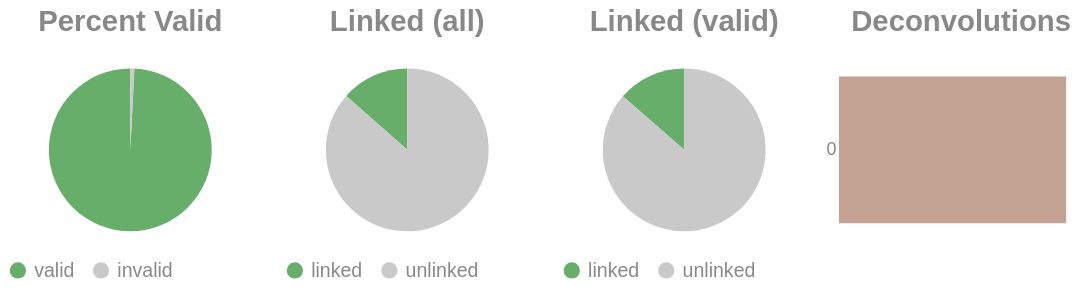

The notebook cell saved with this chart:
### Code cell
if SKIPLR:
    pass
else:
    clash = Counter()
    for i in valids['molecule'].to_list():
        _mol = i.split("-")
        if len(_mol) == 1:
            clash.update('0')
        else:
            clash.update(_mol[-1])

    _d = {"deconvolutions": [], 'count': []}
    for k,v in clash.items():
        _d['deconvolutions'].append(k)
        _d['count'].append(v)

    tot_valid = valids['reads'].sum()
    mask = valids['reads'] >= 2
    n_linked_reads = valids.filter(mask)['reads'].sum()
    if n_linked_reads == 0:
        print_html("No linked molecules (>=2 reads) were detected; skipping linked-only distributions.")
        SKIPLR = True
    else:
        perc_valid = round(tot_valid / n_reads, 4)
        linked_perc_abs = round(n_linked_reads / n_reads, 4)
        linked_perc = round(n_linked_reads / tot_valid, 4)

    _valid = pl.DataFrame({"valids": ['valid', 'invalid'], "count": [tot_valid, n_reads - tot_valid]})
    _linked_abs = pl.DataFrame({"linked (absolute)": ['linked', 'unlinked'], "count": [n_linked_reads, n_reads - n_linked_reads]})
    _linked_rel = pl.DataFrame({"linked (valids)": ['linked', 'unlinked'], "count": [n_linked_reads, tot_valid - n_linked_reads]})

    (
        alt.hconcat(
            piechart(_valid, goodval = 'valid', title = "Percent Valid"),
            piechart(_linked_abs, goodval = "linked", title =  "Linked (all)"),
            piechart(_linked_rel, goodval = "linked", title =  "Linked (valid)"),
            convolutionbar(pl.DataFrame(_d), title = "Deconvolutions"),
            center = True,
            bounds = 'flush'
        )
        .resolve_scale(color='independent')
        .resolve_legend('independent')
        .properties(usermeta={'embedOptions': {"actions": False}})
    ).display()

### Figure 1 — Vega-Lite specification as saved in the notebook (floating-point values rounded to 4 significant figures)
{"width": "container", "height": 400, "config": {"title": {"anchor": "start", "dy": -15, "fontSize": 18, "color": "#888888", "subtitleColor": "#888888", "subtitleFontSize": 14}, "arc": {"fill": "#0072B2"}, "axis": {"domainColor": "#888888", "domainWidth": 0.5, "gridWidth": 0.2, "grid": false, "titleFontWeight": 400, "titleFontSize": 15, "labelFontSize": 11, "labelColor": "#888888", "tickColor": "#888888", "tickWidth": 0.2, "titleColor": "#888888"}, "axisBand": {"grid": false}, "axisX": {"grid": true, "tickSize": 10, "domainCap": "round"}, "axisY": {"domain": false, "grid": true, "tickSize": 0, "domainCap": "round"}, "background": "transparent", "header": {"labelFontSize": 15, "labelColor": "#888888", "titleFontSize": 15, "titleFontWeight": 600, "titleColor": "#888888"}, "legend": {"labelFont": "sans-serif", "labelFontSize": 12, "labelColor": "#888888", "symbolSize": 100, "symbolType": "circle", "titleFontSize": 12, "titlePadding": 10, "titleColor": "#888888", "title": null}, "range": {"category": ["#E69F00", "#56B4E9", "#009E73", "#F0E442", "#0072B2", "#D55E00", "#CC79A7", "#000000"], "diverging": ["#cfe8f3", "#a2d4ec", "#73bfe2", "#46abdb", "#1696d2", "#12719e"]}, "area": {"fill": "#0072B2", "fillOpacity": 0.7, "line": true, "strokeOpacity": 0.7}, "line": {"color": "#0072B2", "stroke": "#0072B2", "strokeWidth": 2}, "trail": {"color": "#0072B2", "stroke": "#0072B2", "strokeWidth": 0, "size": 1}, "point": {"filled": true, "fillOpacity": 1.0, "size": 95}, "text": {"color": "#888888", "fontSize": 11, "align": "right", "fontWeight": 400, "size": 11}, "bar": {"fill": "#0072B2", "stroke": null}, "view": {"stroke": null, "continuousWidth": 660, "continuousHeight": 400}}, "hconcat": [{"data": {"name": "data-f3128d7de4e087a81c6650cde42b5926"}, "mark": {"type": "arc"}, "encoding": {"color": {"field": "valids", "legend": {"orient": "bottom", "title": null}, "scale": {"domain": ["valid", "invalid"], "range": ["#68ae6b", "#C9C9C9"]}, "title": "Valids", "type": "nominal"}, "theta": {"field": "count", "type": "quantitative"}, "tooltip": [{"field": "valids", "title": "Valids", "type": "ordinal"}, {"field": "percent", "format": ".2%", "title": "Percent", "type": "quantitative"}, {"field": "count", "title": "Count", "type": "quantitative"}]}, "height": 100, "title": {"text": "Percent Valid", "align": "center", "anchor": "middle"}, "transform": [{"calculate": "datum.count / 12257", "as": "percent"}], "width": 150}, {"data": {"name": "data-f0fca761c5dcd7b6cb62229e41c48a76"}, "mark": {"type": "arc"}, "encoding": {"color": {"field": "linked (absolute)", "legend": {"orient": "bottom", "title": null}, "scale": {"domain": ["linked", "unlinked"], "range": ["#68ae6b", "#C9C9C9"]}, "title": "Linked (Absolute)", "type": "nominal"}, "theta": {"field": "count", "type": "quantitative"}, "tooltip": [{"field": "linked (absolute)", "title": "Linked (Absolute)", "type": "ordinal"}, {"field": "percent", "format": ".2%", "title": "Percent", "type": "quantitative"}, {"field": "count", "title": "Count", "type": "quantitative"}]}, "height": 100, "title": {"text": "Linked (all)", "align": "center", "anchor": "middle"}, "transform": [{"calculate": "datum.count / 12257", "as": "percent"}], "width": 150}, {"data": {"name": "data-2f28d33f59318b06b1c1700a2768097b"}, "mark": {"type": "arc"}, "encoding": {"color": {"field": "linked (valids)", "legend": {"orient": "bottom", "title": null}, "scale": {"domain": ["linked", "unlinked"], "range": ["#68ae6b", "#C9C9C9"]}, "title": "Linked (Valids)", "type": "nominal"}, "theta": {"field": "count", "type": "quantitative"}, "tooltip": [{"field": "linked (valids)", "title": "Linked (Valids)", "type": "ordinal"}, {"field": "percent", "format": ".2%", "title": "Percent", "type": "quantitative"}, {"field": "count", "title": "Count", "type": "quantitative"}]}, "height": 100, "title": {"text": "Linked (valid)", "align": "center", "anchor": "middle"}, "transform": [{"calculate": "datum.count / 12160", "as": "percent"}], "width": 150}, {"data": {"name": "data-46cb13436c17e59a694de0e53d5dd94f"}, "mark": {"type": "bar"}, "encoding": {"color": {"field": "deconvolutions", "legend": null, "scale": {"scheme": "lightgreyred"}, "type": "nominal"}, "tooltip": [{"field": "deconvolutions", "title": "Deconvolutions", "type": "ordinal"}, {"field": "percent", "format": ".2%", "title": "Percent", "type": "quantitative"}, {"field": "count", "title": "Count", "type": "quantitative"}], "x": {"axis": null, "field": "count", "type": "quantitative"}, "y": {"field": "deconvolutions", "sort": "ascending", "title": null, "type": "nominal"}}, "height": 100, "title": {"text": "Deconvolutions", "align": "center", "anchor": "middle"}, "transform": [{"calculate": "datum.count / 11158", "as": "percent"}], "width": 150}], "bounds": "flush", "center": true, "resolve": {"legend": {"angle": "independent"}, "scale": {"color": "independent"}}, "usermeta": {"embedOptions": {"actions": false}}, "$schema": "https://vega.github.io/schema/vega-lite/v6.1.0.json", "datasets": {"data-f3128d7de4e087a81c6650cde42b5926": [{"valids": "valid", "count": 12160}, {"valids": "invalid", "count": 97}], "data-f0fca761c5dcd7b6cb62229e41c48a76": [{"linked (absolute)": "linked", "count": 1652}, {"linked (absolute)": "unlinked", "count": 10605}], "data-2f28d33f59318b06b1c1700a2768097b": [{"linked (valids)": "linked", "count": 1652}, {"linked (valids)": "unlinked", "count": 10508}], "data-46cb13436c17e59a694de0e53d5dd94f": [{"deconvolutions": "0", "count": 11158}]}}
